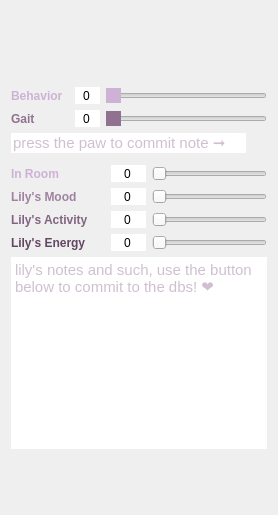
      <widget class="QWidget" name="lilys_mod">
       <layout class="QGridLayout" name="gridLayout_40">
        <item row="2" column="0">
         <spacer name="verticalSpacer_3">
          <property name="orientation">
           <enum>Qt::Vertical</enum>
          </property>
          <property name="sizeHint" stdset="0">
           <size>
            <width>20</width>
            <height>40</height>
           </size>
          </property>
         </spacer>
        </item>
        <item row="1" column="0">
         <widget class="QFrame" name="lilyStack">
          <layout class="QGridLayout" name="gridLayout_22">
           <property name="leftMargin">
            <number>0</number>
           </property>
           <property name="topMargin">
            <number>0</number>
           </property>
           <property name="rightMargin">
            <number>0</number>
           </property>
           <property name="bottomMargin">
            <number>0</number>
           </property>
           <property name="spacing">
            <number>0</number>
           </property>
           <item row="0" column="0">
            <widget class="QFrame" name="button_catcher_frame">
             <layout class="QHBoxLayout" name="horizontalLayout_3">
              <property name="spacing">
               <number>0</number>
              </property>
              <property name="leftMargin">
               <number>0</number>
              </property>
              <property name="topMargin">
               <number>0</number>
              </property>
              <property name="rightMargin">
               <number>0</number>
              </property>
              <property name="bottomMargin">
               <number>0</number>
              </property>
              <item>
               <spacer name="xx_2">
                <property name="orientation">
                 <enum>Qt::Horizontal</enum>
                </property>
                <property name="sizeHint" stdset="0">
                 <size>
                  <width>40</width>
                  <height>20</height>
                 </size>
                </property>
               </spacer>
              </item>
              <item>
               <widget class="QPushButton" name="lily_walk_btn">
                <property name="toolTip">
                 <string>&lt;html&gt;&lt;head/&gt;&lt;body&gt;&lt;p&gt;press opt+cmd+w to commit walk data!&lt;/p&gt;&lt;/body&gt;&lt;/html&gt;</string>
                </property>
                <property name="styleSheet">
                 <string notr="true">
QPushButton {
border:none;
image: url(:/newPrefix/lily_walk_norm.png);
max-width:30px;
min-width:30px;
max-height:30px;
min-height:30px;
}

QPushButton:hover {
image: url(:/newPrefix/lily_walk_one_hover.png);
}

QPushButton:pressed {
image: url(:/newPrefix/lily_walk_checked_one.png);
}


</string>
                </property>
                <property name="text">
                 <string/>
                </property>
                <property name="iconSize">
                 <size>
                  <width>22</width>
                  <height>22</height>
                 </size>
                </property>
                <property name="checkable">
                 <bool>false</bool>
                </property>
               </widget>
              </item>
              <item>
               <spacer name="xx_3">
                <property name="orientation">
                 <enum>Qt::Horizontal</enum>
                </property>
                <property name="sizeHint" stdset="0">
                 <size>
                  <width>40</width>
                  <height>20</height>
                 </size>
                </property>
               </spacer>
              </item>
              <item>
               <widget class="QPushButton" name="lily_ate_check">
                <property name="toolTip">
                 <string>&lt;html&gt;&lt;head/&gt;&lt;body&gt;&lt;p&gt;Press to &lt;span style=&quot; font-style:italic;&quot;&gt;commit &lt;/span&gt;&lt;span style=&quot; font-weight:600;&quot;&gt;Diet&lt;/span&gt; Data&lt;/p&gt;&lt;/body&gt;&lt;/html&gt;</string>
                </property>
                <property name="styleSheet">
                 <string notr="true">
QPushButton {
border:none;
image: url(:/newPrefix/lilyasdfas.png);
max-width:30px;
min-width:30px;
max-height:30px;
min-height:30px;
}

QPushButton:hover {
image: url(:/newPrefix/lilydiethover2.png);
}

QPushButton:pressed {
image: url(:/newPrefix/lilydietchecked.png);
}


</string>
                </property>
                <property name="text">
                 <string/>
                </property>
                <property name="checkable">
                 <bool>false</bool>
                </property>
                <property name="checked">
                 <bool>false</bool>
                </property>
                <property name="flat">
                 <bool>true</bool>
                </property>
               </widget>
              </item>
              <item>
               <spacer name="xx">
                <property name="orientation">
                 <enum>Qt::Horizontal</enum>
                </property>
                <property name="sizeHint" stdset="0">
                 <size>
                  <width>40</width>
                  <height>20</height>
                 </size>
                </property>
               </spacer>
              </item>
             </layout>
            </widget>
           </item>
           <item row="1" column="0">
            <widget class="QFrame" name="walk_mood_rate_frame">
             <layout class="QGridLayout" name="gridLayout_33">
              <property name="leftMargin">
               <number>0</number>
              </property>
              <property name="topMargin">
               <number>6</number>
              </property>
              <property name="rightMargin">
               <number>0</number>
              </property>
              <property name="bottomMargin">
               <number>6</number>
              </property>
              <property name="verticalSpacing">
               <number>6</number>
              </property>
              <item row="1" column="2">
               <widget class="QSpinBox" name="lily_behavior">
                <property name="frame">
                 <bool>false</bool>
                </property>
                <property name="alignment">
                 <set>Qt::AlignCenter</set>
                </property>
                <property name="buttonSymbols">
                 <enum>QAbstractSpinBox::NoButtons</enum>
                </property>
                <property name="suffix">
                 <string/>
                </property>
                <property name="minimum">
                 <number>0</number>
                </property>
                <property name="maximum">
                 <number>100</number>
                </property>
               </widget>
              </item>
              <item row="2" column="2">
               <widget class="QSpinBox" name="lily_gait">
                <property name="frame">
                 <bool>false</bool>
                </property>
                <property name="alignment">
                 <set>Qt::AlignCenter</set>
                </property>
                <property name="buttonSymbols">
                 <enum>QAbstractSpinBox::NoButtons</enum>
                </property>
                <property name="suffix">
                 <string/>
                </property>
                <property name="minimum">
                 <number>0</number>
                </property>
                <property name="maximum">
                 <number>100</number>
                </property>
               </widget>
              </item>
              <item row="2" column="0" colspan="2">
               <widget class="QLabel" name="na_45">
                <property name="styleSheet">
                 <string notr="true">QLabel {
background:transparent;
font-weight:bold;
color:rgb(144,114,144);
}
QLabel:hover {
color:rgb(174,144,174);
}</string>
                </property>
                <property name="text">
                 <string>Gait</string>
                </property>
               </widget>
              </item>
              <item row="1" column="0">
               <widget class="QLabel" name="na_42">
                <property name="styleSheet">
                 <string notr="true">

QLabel {
font-weight:bold;
color:rgb(205,178,214);
}
QLabel:hover {
color: rgb(250,223,255);
}
    </string>
                </property>
                <property name="text">
                 <string>Behavior</string>
                </property>
               </widget>
              </item>
              <item row="1" column="3">
               <widget class="QSlider" name="lily_behavior_slider">
                <property name="toolTip">
                 <string>how well my lil lady 
behaved, did she pull tons 
or just a little?</string>
                </property>
                <property name="styleSheet">
                 <string notr="true">QSlider::handle:horizontal {
    background:rgb(205,178,214);
}
QSlider::handle:horizontal:hover {
    background:rgb(235,208,244);
}
QSlider::handle:horizontal:pressed {
    background:rgb(185,158,194);
}
QSlider::groove:horizontal:hover {
    background:rgba(205,178,214,45);
}</string>
                </property>
                <property name="minimum">
                 <number>0</number>
                </property>
                <property name="maximum">
                 <number>100</number>
                </property>
                <property name="orientation">
                 <enum>Qt::Horizontal</enum>
                </property>
                <property name="tickPosition">
                 <enum>QSlider::NoTicks</enum>
                </property>
               </widget>
              </item>
              <item row="2" column="3">
               <widget class="QSlider" name="lily_gait_slider">
                <property name="toolTip">
                 <string>How well my lady
 walked the wilds!</string>
                </property>
                <property name="styleSheet">
                 <string notr="true">
/* ///////////////////////////////////////////////////////////////
QSlider Colors
/////////////////////////////////////////////////////////////// */

QSlider::handle:horizontal {background:rgb(144,114,144);}
QSlider::handle:horizontal:hover {background:rgb(174,144,174);}
QSlider::handle:horizontal:pressed {background:rgb(124,94,124);}
QSlider::groove:horizontal:hover {background:rgba(144,114,144,0.25);}
</string>
                </property>
                <property name="minimum">
                 <number>0</number>
                </property>
                <property name="maximum">
                 <number>100</number>
                </property>
                <property name="orientation">
                 <enum>Qt::Horizontal</enum>
                </property>
                <property name="tickPosition">
                 <enum>QSlider::NoTicks</enum>
                </property>
               </widget>
              </item>
             </layout>
            </widget>
           </item>
           <item row="2" column="0">
            <widget class="QFrame" name="lily_diet_mood_input_container">
             <layout class="QGridLayout" name="gridLayout_23">
              <property name="leftMargin">
               <number>0</number>
              </property>
              <property name="topMargin">
               <number>0</number>
              </property>
              <property name="rightMargin">
               <number>0</number>
              </property>
              <property name="bottomMargin">
               <number>6</number>
              </property>
              <property name="spacing">
               <number>6</number>
              </property>
              <item row="1" column="2">
               <widget class="QFrame" name="lily_diet_frame">
                <property name="sizePolicy">
                 <sizepolicy hsizetype="Minimum" vsizetype="Fixed">
                  <horstretch>0</horstretch>
                  <verstretch>0</verstretch>
                 </sizepolicy>
                </property>
                <layout class="QGridLayout" name="gridLayout_71">
                 <property name="leftMargin">
                  <number>0</number>
                 </property>
                 <property name="topMargin">
                  <number>0</number>
                 </property>
                 <property name="rightMargin">
                  <number>0</number>
                 </property>
                 <property name="bottomMargin">
                  <number>0</number>
                 </property>
                 <property name="spacing">
                  <number>0</number>
                 </property>
                </layout>
               </widget>
              </item>
              <item row="9" column="1">
               <widget class="QSpinBox" name="lily_mood">
                <property name="sizePolicy">
                 <sizepolicy hsizetype="Preferred" vsizetype="Preferred">
                  <horstretch>0</horstretch>
                  <verstretch>0</verstretch>
                 </sizepolicy>
                </property>
                <property name="maximumSize">
                 <size>
                  <width>35</width>
                  <height>16777215</height>
                 </size>
                </property>
                <property name="toolTip">
                 <string>Little wiggly's mood for the day!</string>
                </property>
                <property name="styleSheet">
                 <string notr="true"/>
                </property>
                <property name="frame">
                 <bool>false</bool>
                </property>
                <property name="alignment">
                 <set>Qt::AlignCenter</set>
                </property>
                <property name="readOnly">
                 <bool>false</bool>
                </property>
                <property name="buttonSymbols">
                 <enum>QAbstractSpinBox::NoButtons</enum>
                </property>
                <property name="minimum">
                 <number>-10</number>
                </property>
                <property name="maximum">
                 <number>10</number>
                </property>
               </widget>
              </item>
              <item row="11" column="1">
               <widget class="QSpinBox" name="lily_energy">
                <property name="sizePolicy">
                 <sizepolicy hsizetype="Preferred" vsizetype="Preferred">
                  <horstretch>0</horstretch>
                  <verstretch>0</verstretch>
                 </sizepolicy>
                </property>
                <property name="maximumSize">
                 <size>
                  <width>35</width>
                  <height>16777215</height>
                 </size>
                </property>
                <property name="toolTip">
                 <string>Her overall energy, mostly to notice if she is acting sick</string>
                </property>
                <property name="styleSheet">
                 <string notr="true"/>
                </property>
                <property name="frame">
                 <bool>false</bool>
                </property>
                <property name="alignment">
                 <set>Qt::AlignCenter</set>
                </property>
                <property name="readOnly">
                 <bool>false</bool>
                </property>
                <property name="buttonSymbols">
                 <enum>QAbstractSpinBox::NoButtons</enum>
                </property>
                <property name="minimum">
                 <number>-10</number>
                </property>
                <property name="maximum">
                 <number>10</number>
                </property>
               </widget>
              </item>
              <item row="10" column="2" colspan="2">
               <widget class="QSlider" name="lily_mood_activity_slider">
                <property name="sizePolicy">
                 <sizepolicy hsizetype="Preferred" vsizetype="Preferred">
                  <horstretch>0</horstretch>
                  <verstretch>0</verstretch>
                 </sizepolicy>
                </property>
                <property name="cursor">
                 <cursorShape>ArrowCursor</cursorShape>
                </property>
                <property name="toolTip">
                 <string>Little Lilys activity for the day, that is, her gait, her joy, her spunk :D</string>
                </property>
                <property name="styleSheet">
                 <string notr="true"/>
                </property>
                <property name="minimum">
                 <number>0</number>
                </property>
                <property name="maximum">
                 <number>10</number>
                </property>
                <property name="orientation">
                 <enum>Qt::Horizontal</enum>
                </property>
                <property name="tickPosition">
                 <enum>QSlider::NoTicks</enum>
                </property>
               </widget>
              </item>
              <item row="11" column="2" colspan="2">
               <widget class="QSlider" name="lily_energy_slider">
                <property name="sizePolicy">
                 <sizepolicy hsizetype="Preferred" vsizetype="Preferred">
                  <horstretch>0</horstretch>
                  <verstretch>0</verstretch>
                 </sizepolicy>
                </property>
                <property name="toolTip">
                 <string>Her overall energy, mostly to notice if she is acting sick</string>
                </property>
                <property name="styleSheet">
                 <string notr="true"/>
                </property>
                <property name="minimum">
                 <number>0</number>
                </property>
                <property name="maximum">
                 <number>10</number>
                </property>
                <property name="orientation">
                 <enum>Qt::Horizontal</enum>
                </property>
                <property name="tickPosition">
                 <enum>QSlider::NoTicks</enum>
                </property>
               </widget>
              </item>
              <item row="9" column="2" colspan="2">
               <widget class="QSlider" name="lily_mood_slider">
                <property name="sizePolicy">
                 <sizepolicy hsizetype="Preferred" vsizetype="Preferred">
                  <horstretch>0</horstretch>
                  <verstretch>0</verstretch>
                 </sizepolicy>
                </property>
                <property name="toolTip">
                 <string>Little wiggly's mood for the day!</string>
                </property>
                <property name="styleSheet">
                 <string notr="true"/>
                </property>
                <property name="minimum">
                 <number>0</number>
                </property>
                <property name="maximum">
                 <number>10</number>
                </property>
                <property name="orientation">
                 <enum>Qt::Horizontal</enum>
                </property>
                <property name="tickPosition">
                 <enum>QSlider::NoTicks</enum>
                </property>
               </widget>
              </item>
              <item row="10" column="1">
               <widget class="QSpinBox" name="lily_activity">
                <property name="sizePolicy">
                 <sizepolicy hsizetype="Preferred" vsizetype="Preferred">
                  <horstretch>0</horstretch>
                  <verstretch>0</verstretch>
                 </sizepolicy>
                </property>
                <property name="maximumSize">
                 <size>
                  <width>35</width>
                  <height>16777215</height>
                 </size>
                </property>
                <property name="toolTip">
                 <string>Little Lilys activity for the day, that is, her gait, her joy, her spunk :D</string>
                </property>
                <property name="styleSheet">
                 <string notr="true"/>
                </property>
                <property name="frame">
                 <bool>false</bool>
                </property>
                <property name="alignment">
                 <set>Qt::AlignCenter</set>
                </property>
                <property name="readOnly">
                 <bool>false</bool>
                </property>
                <property name="buttonSymbols">
                 <enum>QAbstractSpinBox::NoButtons</enum>
                </property>
                <property name="minimum">
                 <number>-10</number>
                </property>
                <property name="maximum">
                 <number>10</number>
                </property>
               </widget>
              </item>
              <item row="8" column="2" colspan="2">
               <widget class="QSlider" name="lily_time_in_room_slider">
                <property name="sizePolicy">
                 <sizepolicy hsizetype="Preferred" vsizetype="Preferred">
                  <horstretch>0</horstretch>
                  <verstretch>0</verstretch>
                 </sizepolicy>
                </property>
                <property name="toolTip">
                 <string>&lt;html&gt;&lt;head/&gt;&lt;body&gt;&lt;p&gt;press cntrl+T to commit Time in Room Data&lt;/p&gt;&lt;/body&gt;&lt;/html&gt;</string>
                </property>
                <property name="styleSheet">
                 <string notr="true"/>
                </property>
                <property name="minimum">
                 <number>0</number>
                </property>
                <property name="maximum">
                 <number>100</number>
                </property>
                <property name="orientation">
                 <enum>Qt::Horizontal</enum>
                </property>
                <property name="tickPosition">
                 <enum>QSlider::NoTicks</enum>
                </property>
               </widget>
              </item>
              <item row="11" column="0">
               <widget class="QLabel" name="na_44">
                <property name="maximumSize">
                 <size>
                  <width>100</width>
                  <height>16777215</height>
                 </size>
                </property>
                <property name="styleSheet">
                 <string notr="true">QLabel {
font-weight:bold;
background:transparent;
color:rgb(100,70,100);
}
QLabel:hover {
color: rgb(150,120,150);
}
    </string>
                </property>
                <property name="text">
                 <string>Lily's Energy</string>
                </property>
               </widget>
              </item>
              <item row="0" column="3">
               <widget class="QPushButton" name="lily_walk_note_commit_btn">
                <property name="toolTip">
                 <string>&lt;html&gt;&lt;head/&gt;&lt;body&gt;&lt;p&gt;press opt+cmd+w to commit walk data!&lt;/p&gt;&lt;/body&gt;&lt;/html&gt;</string>
                </property>
                <property name="styleSheet">
                 <string notr="true">QPushButton {
border:none;
image: url(:/newPrefix/lily_walk_norm.png);
max-width:15px;
min-width:15px;
max-height:15px;
min-height:15px;
}

QPushButton:hover {
image: url(:/newPrefix/lily_walk_one_hover.png);
}

QPushButton:pressed {
image: url(:/newPrefix/lily_walk_checked_one.png);
}


</string>
                </property>
                <property name="text">
                 <string/>
                </property>
                <property name="iconSize">
                 <size>
                  <width>22</width>
                  <height>22</height>
                 </size>
                </property>
                <property name="checkable">
                 <bool>false</bool>
                </property>
               </widget>
              </item>
              <item row="10" column="0">
               <widget class="QLabel" name="na_43">
                <property name="maximumSize">
                 <size>
                  <width>100</width>
                  <height>16777215</height>
                 </size>
                </property>
                <property name="styleSheet">
                 <string notr="true">QLabel {
font-weight:bold;
background:transparent;
color:rgb(130,100,130);
}
QLabel:hover {
color: rgb(180,160,180);
}
    </string>
                </property>
                <property name="text">
                 <string>Lily's Activity</string>
                </property>
               </widget>
              </item>
              <item row="8" column="0">
               <widget class="QLabel" name="na_41">
                <property name="toolTip">
                 <string>&lt;html&gt;&lt;head/&gt;&lt;body&gt;&lt;p&gt;press cntrl+T to commit Time in Room Data&lt;/p&gt;&lt;/body&gt;&lt;/html&gt;</string>
                </property>
                <property name="styleSheet">
                 <string notr="true">

QLabel {
font-weight:bold;
color:rgb(205,178,214);
}
QLabel:hover {
color: rgb(250,223,255);
}
    </string>
                </property>
                <property name="text">
                 <string>In Room</string>
                </property>
               </widget>
              </item>
              <item row="9" column="0">
               <widget class="QLabel" name="na_46">
                <property name="maximumSize">
                 <size>
                  <width>100</width>
                  <height>16777215</height>
                 </size>
                </property>
                <property name="styleSheet">
                 <string notr="true">QLabel {
font-weight:bold;
background:transparent;
color:rgb(160,130,160);
}
QLabel:hover {
color: rgb(210,180,210);
}
 </string>
                </property>
                <property name="text">
                 <string>Lily's Mood</string>
                </property>
               </widget>
              </item>
              <item row="8" column="1">
               <widget class="QSpinBox" name="lily_time_in_room">
                <property name="sizePolicy">
                 <sizepolicy hsizetype="Preferred" vsizetype="Preferred">
                  <horstretch>0</horstretch>
                  <verstretch>0</verstretch>
                 </sizepolicy>
                </property>
                <property name="maximumSize">
                 <size>
                  <width>35</width>
                  <height>16777215</height>
                 </size>
                </property>
                <property name="toolTip">
                 <string>&lt;html&gt;&lt;head/&gt;&lt;body&gt;&lt;p&gt;press cntrl+T to commit Time in Room Data&lt;/p&gt;&lt;/body&gt;&lt;/html&gt;</string>
                </property>
                <property name="styleSheet">
                 <string notr="true"/>
                </property>
                <property name="frame">
                 <bool>false</bool>
                </property>
                <property name="alignment">
                 <set>Qt::AlignCenter</set>
                </property>
                <property name="readOnly">
                 <bool>false</bool>
                </property>
                <property name="buttonSymbols">
                 <enum>QAbstractSpinBox::NoButtons</enum>
                </property>
                <property name="minimum">
                 <number>-100</number>
                </property>
                <property name="maximum">
                 <number>100</number>
                </property>
               </widget>
              </item>
              <item row="0" column="0" colspan="3">
               <widget class="QLineEdit" name="lily_walk_note">
                <property name="styleSheet">
                 <string notr="true">
/* //////////////////////////////////////////////////////////////////////////////////////////
QComboBox Style Default
////////////////////////////////////////////////////////////////////////////////////////// */
QLineEdit {	font-size:11pt;
    border:none;
	color:rgb(160,130,160);
}

QLineEdit:hover {
    color: rgb(200,170,200);
}

QLineEdit:focus {
    color: rgb(180,150,180);
}
    </string>
                </property>
                <property name="frame">
                 <bool>false</bool>
                </property>
                <property name="placeholderText">
                 <string>press the paw to commit note ➞</string>
                </property>
                <property name="clearButtonEnabled">
                 <bool>false</bool>
                </property>
               </widget>
              </item>
             </layout>
            </widget>
           </item>
           <item row="4" column="0">
            <widget class="QTextEdit" name="lily_notes">
             <property name="styleSheet">
              <string notr="true">
/* //////////////////////////////////////////////////////////////////////////////////////////
QComboBox Style Default
////////////////////////////////////////////////////////////////////////////////////////// */
QTextEdit {
	font-size:11pt;
    border:none;
	color:rgb(160,130,160);
}

QTextEdit:hover {
    color: rgb(200,170,200);
}

QTextEdit:focus {
    color: rgb(180,150,180);
}
    </string>
             </property>
             <property name="tabStopDistance">
              <double>20.000000000000000</double>
             </property>
             <property name="placeholderText">
              <string>lily's notes and such, use the button below to commit to the dbs! ❤ </string>
             </property>
            </widget>
           </item>
           <item row="5" column="0" alignment="Qt::AlignHCenter">
            <widget class="QPushButton" name="lily_note_commit_btn">
             <property name="toolTip">
              <string>&lt;html&gt;&lt;head/&gt;&lt;body&gt;&lt;p&gt;press opt+cmd+w to commit walk data!&lt;/p&gt;&lt;/body&gt;&lt;/html&gt;</string>
             </property>
             <property name="styleSheet">
              <string notr="true">QPushButton {
border:none;
image: url(:/newPrefix/lily_walk_norm.png);
max-width:15px;
min-width:15px;
max-height:15px;
min-height:15px;
}

QPushButton:hover {
image: url(:/newPrefix/lily_walk_one_hover.png);
}

QPushButton:pressed {
image: url(:/newPrefix/lily_walk_checked_one.png);
}


</string>
             </property>
             <property name="text">
              <string/>
             </property>
             <property name="iconSize">
              <size>
               <width>22</width>
               <height>22</height>
              </size>
             </property>
             <property name="checkable">
              <bool>false</bool>
             </property>
            </widget>
           </item>
          </layout>
         </widget>
        </item>
        <item row="0" column="0">
         <spacer name="verticalSpacer_4">
          <property name="orientation">
           <enum>Qt::Vertical</enum>
          </property>
          <property name="sizeHint" stdset="0">
           <size>
            <width>20</width>
            <height>40</height>
           </size>
          </property>
         </spacer>
        </item>
       </layout>
      </widget>
